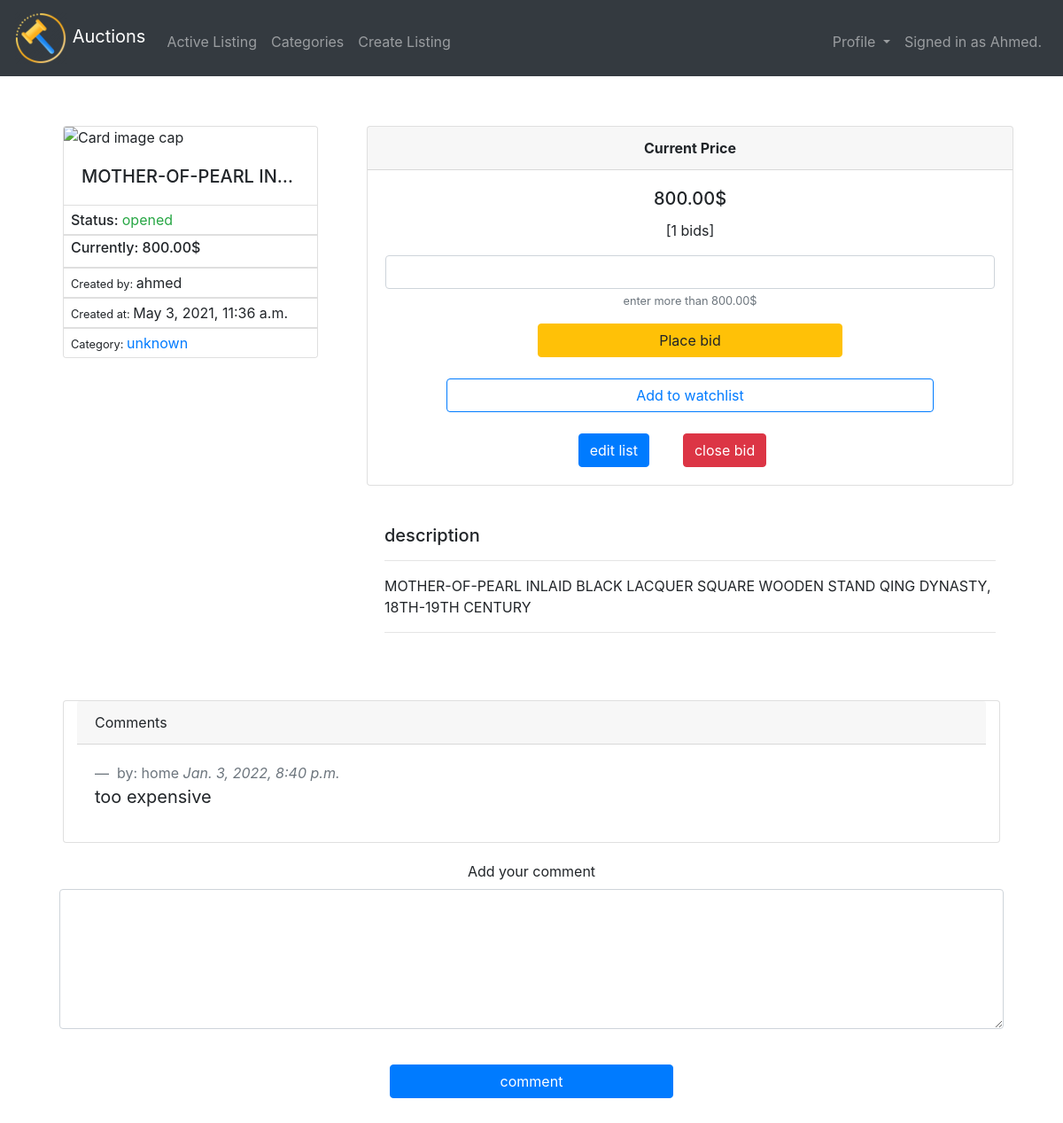
The page /listing/6/ (signed in) on the database its author committed.
### users/models.py (models this page shows, shortened)
class User(AbstractUser):
	won_list        = models.ManyToManyField('auctions.ActiveListings', related_name='won', null=True, blank=True)
	watched_list    = models.ManyToManyField('auctions.ActiveListings', related_name='watched', null=True, blank=True)
	class Meta:
		verbose_name = "user"
		verbose_name_plural = "Users"
	def __str__(self):
		return self.username

class Comments(models.Model):
	description  = models.TextField(null=False, blank=False)
	created_at   = models.DateTimeField(auto_now_add=True)
	user         = models.ForeignKey('User', related_name='comment', null=True, blank=True, on_delete=models.CASCADE, unique=False)
	listing      = models.ForeignKey('auctions.ActiveListings', on_delete=models.CASCADE, related_name='comment', null=True, blank=True, unique=False)
	class Meta:
		verbose_name = "comment"
		verbose_name_plural = "Comments"

### auctions/models.py (models this page shows, shortened)
class ActiveListings(models.Model):
	title         = models.CharField(max_length=64, null=False, blank=False, unique=True)
	price         = models.DecimalField(max_digits=13, decimal_places=2, null=False, blank=False)
	description   = models.TextField(null=False, blank=False)
	state         = models.BooleanField(default=True)
	created_at    = models.DateTimeField(auto_now_add=True)
	image_url     = models.URLField(max_length=1024, unique=True, null=True, blank=True)
	category      = models.ForeignKey('Category', on_delete=models.CASCADE, related_name='list', null=True, blank=True)
	user          = models.ForeignKey('users.User', related_name='created', on_delete=models.CASCADE, null=True, blank=True)
	class Meta:
		verbose_name = "activeListing"
		verbose_name_plural = "ActiveListings"

class Category(models.Model):
	name  = models.CharField(max_length=64, null=False, blank=False, unique=True)
	class Meta:
		verbose_name = "category"
		verbose_name_plural = "Categories"
	def __str__(self):
		return self.name

class Bid(models.Model):
	nbids   = models.IntegerField(default=0)
	listing = models.OneToOneField('ActiveListings', on_delete=models.CASCADE, related_name='bid_item', null=False, blank=False)
	winner = models.ForeignKey('users.User', on_delete=models.CASCADE, related_name='bid_winner', null=True, blank=True)
	class Meta:
		verbose_name = "Bid"
		verbose_name_plural = "Bids"

### auctions/views.py (the view, shortened to what this page needs)
# urls.py: re_path("^listing/(?P<id>[0-9]+)/$", ListingView.as_view(), name="listing"),
@method_decorator(login_required, name='post')
class ListingView(View):
    template_name = "auctions/listing.html"
    def get(self, request, *args, **kwargs):
        listing = ActiveListings.objects.get(pk=kwargs['id'])
        comments = Comments.objects.filter(listing=listing).all()
        bid = Bid.objects.get(listing=listing)
        if request.user.is_authenticated:
            user = User.objects.get(username=request.user)
            watch_lists = user.watched_list.all()
            return render(request, self.template_name, {
                "list": listing, "comments": comments, "watch_lists": watch_lists, "bid": bid
            })
        return render(request, self.template_name, {
            "list": listing, "comments": comments, "bid": bid
        })

### auctions/templates/auctions/listing.html (shortened to what this page needs)
{% extends "layout.html" %}
{% block main %}
<div class="row">
<div class="col-sm-12 col-md-4 col-lg-4 mx-auto p-2">
	<div class="card" style="width: 18rem;">
		{% if  list.image_url %}
			<img class="card-img-top" src="{{list.image_url}}" alt="Card image cap">
		{% else %}
			<img class="card-img-top" src="https://www.triequestrian.ie/pub/media/catalog/product/placeholder/default/No-images-placeholder_1.png" alt="Card image cap">
		{% endif %}
		<div class="card-body">
		    <h5 class="card-title p-0 m-0 col-12 text-truncate">{{list.title|safe}}</h5>
		  </div>
		  <ul class="list-group list-group-flush">
		    <li class="list-group-item py-1 px-2 m-0"><h6 class="d-inline">Status: </h6>
		    	{% if list.state %}
		    		<span class="text-success">opened</span>
		    	{% else %}
		    		<span class="text-danger">closed</span>
		    	{% endif %}
		    </li>
		  	<li class="list-group-item py-1 px-2 m-0"><h6>Currently: {{list.price|safe}}$</h6></li>
		  	<li class="list-group-item py-1 px-2 m-0"><small>Created by: </small>{{list.user.username}}</li>
		  	<li class="list-group-item py-1 px-2 m-0"><small>Created at: </small>{{list.created_at}}</li>
		    <li class="list-group-item py-1 px-2 m-0"><small>Category: </small><a href="{% url 'auctions:category' list.category.name %}" class="card-link">{{list.category|safe}}</a></li>
		  </ul>
	</div>
  </div>
  <div class="col-sm-12 col-md-9 col-lg-8 mx-auto p-2">
  	<div class="row card text-center">
  		<div class="card-header">
    		<b>Current Price</b>
  		</div>
	    <div class="card-body">
	      <h5 class="card-title">{{list.price|safe}}$</h5>
	      <p class="card-text">[{{list.bid_item.nbids}} bids]</p>
	    {% if list.state %}
	      	{% include "running-bid.html" %}
	    {% else %}
	      {% include "closed-bid.html" %}
	   {% endif %}
	   </div>
    </div>
	<div class="row mt-4 p-0">
      <div class="card-body ">
		<h5 class="card-title">description</h5>
		 <hr>
		 <p class="card-text">{{list.description|safe}}</p>
		 <hr>
	   </div>
     </div>
	</div>
  </div>
<div class="row mt-4 p-2">
	<div class="card col-12">
	  <div class="card-header flex d-flex">
			Comments
	  </div>
	  <div class="card-body">
	   {% for comment in  comments %}
	     <blockquote class="blockquote mb-0">
		  <header class="blockquote-footer">
		   by: {{comment.user.username|safe}}
		   <cite> {{comment.created_at}}</cite></header>
		  <p>{{comment.description|safe}}</p>
		  </blockquote>
		{% empty %}
		<h3>no comments right now</h3>
	   {% endfor %}
	  </div>
	</div>
</div>
{% include "comment.html" %}
{% endblock %}

### commerce/templates/layout.html (shortened to what this page needs)
{% load static %}
<!DOCTYPE html>
<html lang="en">
    <head>
        <link href="https://maxcdn.bootstrapcdn.com/bootstrap/4.1.3/css/bootstrap.min.css" rel="stylesheet">
    </head>
    <body>
        <nav class="navbar navbar-expand-md navbar-dark bg-dark text-white">
            <a class="navbar-brand" href="{% url 'auctions:home' %}">
                <span>
                <img src="{% static 'img/logo.png' %}" style="width: 60px; height: 60px;">
                </span><span>Auctions</span></a>
            <div class="collapse navbar-collapse" id="navbar">
                <ul class="navbar-nav mr-auto mt-2">
                    <li class="nav-item">
                        <a class="nav-link" href="{% url 'auctions:index' %}">Active Listing</a>
                    </li>
                    <li class="nav-item">
                        <a class="nav-link" href="{% url 'auctions:categories' %}">Categories</a>
                    </li>
                    {% if request.user.is_authenticated %}
                    <li class="nav-item">
                        <a class="nav-link" href="{% url 'auctions:create' %}">Create Listing</a>
                    </li>
                    {% endif %}
                </ul>
                {% if request.user.is_authenticated %}
                    <ul class="navbar-nav ml-auto mt-2">
                       <li class="nav-item dropdown">
                            <a class="nav-link dropdown-toggle" href="#" id="navbarDropdownMenuLink" data-toggle="dropdown" aria-haspopup="true" aria-expanded="false">
                                Profile
                            </a>
                        </li>
                        <li class="nav-item">
                          <a class="nav-link" href="" >
                              Signed in as {{request.user.username.title}}.
                          </a>
                        </li>
                    </ul>
                {% else %}
                    <ul class="navbar-nav ml-auto mt-2">
                        <li class="nav-item"><a class="nav-link" href="{% url 'users:register' %}">Register</a></li>
                        <li class="nav-item"><a class="nav-link" href="{% url 'users:login' %}">login</a></li>
                    </ul>
                {% endif %}
            </div>
        </nav>
        <main class="container p-5">
            {% block main %}{% endblock %}
        </main>
    </body>
</html>

### commerce/templates/running-bid.html (shortened to what this page needs)
{% if request.user.is_authenticated %}
<div class="forms row">
	<div class="col-12">
	  <form action="{% url 'auctions:bid' list.id %}" method="POST"> {% csrf_token %}
	    <div class="form-group">
		  <input type="number" class="form-control text-center" id="bid" name="bid" min="0" step="any">
		  <small id="emailHelp" class="form-text text-muted">enter more than {{list.price|safe}}$</small>
        </div>
	    <button type="submit" style="width: 50%;" class="btn btn-warning">Place bid</button>
	  </form>
	</div>
	<div class="col-12">
	   <form action="{% url 'auctions:modify_watchlist' list.id %}" method="GET">
		 {% if list in watch_lists %}
			<input type="hidden" name="state" value="False">
		    <button type="submit" id="watch-btn" style="width: 80%;" class="btn mt-4 btn btn-outline-danger">remove from watchlist</button>
		  {% else %}
		      <button type="submit" id="watch-btn" style="width: 80%;" class="btn mt-4 btn btn-outline-primary">Add to watchlist</button>
		   {% endif %}
	   </form>
	</div>
	<div class="col-12 flex d-flex justify-content-center">
	   {% if  request.user == list.user %}
	     <div class="row">
		    <div class="col-4 mr-4">
			  <form action="{% url 'auctions:edit' list.id %}" method="GET">
				<button type="submit" id="edit-btn" name="edit-btn"  class="btn mt-4 btn btn-primary">edit list</button>
			  </form>
			</div>
			<div class="col-4 mr-4">
			 <form action="{% url 'auctions:close' list.id %}" method="GET">
			    <button type="submit" id="close-btn" name="close-btn"  class="btn mt-4 btn btn-danger">close bid</button>
		      </form>
		     </div>
	     </div>
	   {% endif %}
   </div>
</div>
{% else %}
<div class="row">
 <div class="col-12">
    <input type="text" class="form-control text-center bg-warning" id="message" name="message" readonly value="login to share in this bid">
</div>
</div>
{% endif %}

### rows shown on the page
User: user.username "Ahmed"
ActiveListings: title "MOTHER-OF-PEARL IN…", price "800.00", user.username "ahmed", created_at "May 3, 2021, 11:36 a.m.", category "unknown", bid_item.nbids "1", description "MOTHER-OF-PEARL INLAID BLACK LACQUER SQUARE WOODEN STAND QING DYNASTY, 18TH-19TH CENTURY"
Comments: user.username "home", created_at "Jan. 3, 2022, 8:40 p.m.", description "too expensive"
